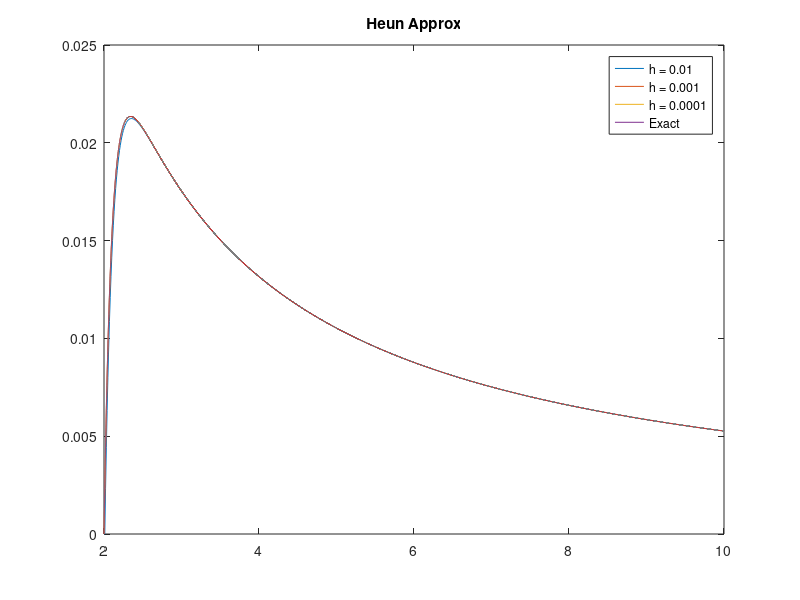
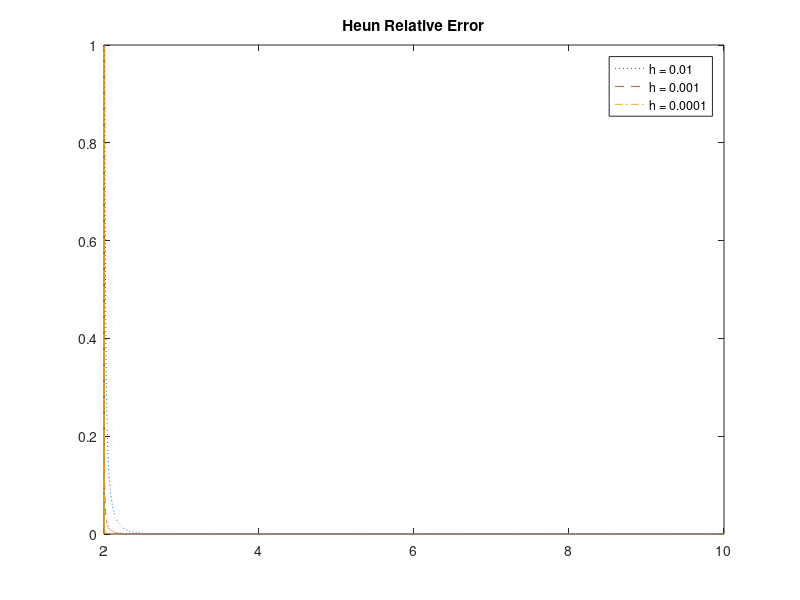

Recreate these plots in MATLAB, in order.
% Matt McDade
% ANM 2 
% HW 3 problem 2

function hw_3_2
    close all;

    f = @(x, y) (1-20*x*y)./(x.^2);
    f_ex = @(x) (1./(19*x)) - (524288./(19*x.^20));
    a = 2; b = 10; ya = 0;

    [T1,Y1] = heun(f, a, b, ya, 0.01);
    [T2,Y2] = heun(f, a, b, ya, 0.001);
    [T3,Y3] = heun(f, a, b, ya, 0.0001);
    
    figure(); plot(T1,Y1,T2,Y2,T3,Y3,T3,f_ex(T3))
    title("Heun Approx"); legend("h = 0.01","h = 0.001","h = 0.0001","Exact")
    
    relerr1 = relerr(f_ex, T1, Y1);
    relerr2 = relerr(f_ex, T2, Y2);
    relerr3 = relerr(f_ex, T3, Y3);
    figure(); plot(T1, relerr1, ':', T2, relerr2, '--', T3, relerr3, '-.')
    title("Heun Relative Error"); legend("h = 0.01","h = 0.001","h = 0.0001")
    
    function [t, y] = heun(f, a, b, ya, h)
        t = a:h:b;
        N = length(t);
        y(a) = ya;
        for i = a:N-1
            p(i+1) = y(i) + h*f(t(i), y(i));
            y(i+1) = y(i) + (h./2)*(f(t(i),y(i)) + f(t(i+1),p(i+1)));
        end
    end
    
    function relerr = relerr(f_ex, x, y)
        y_ex = f_ex(x);
        relerr = abs(y_ex - y) ./ (abs(y_ex) + eps);
    end

end